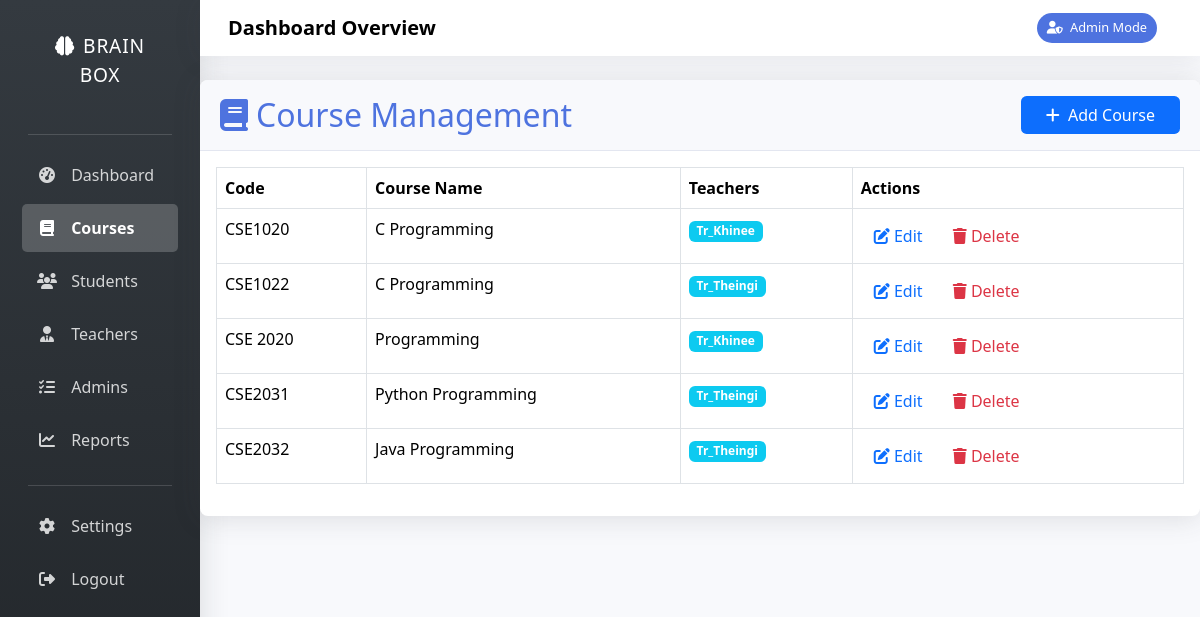
The app's page /dashboard/courses/ (signed in) with its own data.
### dashboard/models.py (models this page shows, shortened)
class Course(models.Model):
    name = models.CharField(max_length=200)
    code = models.CharField(max_length=20, unique=True)
    description = models.TextField(blank=True)
    teachers = models.ManyToManyField(Teacher)

class Teacher(models.Model):
    user = models.OneToOneField(settings.AUTH_USER_MODEL, on_delete=models.CASCADE)
    specialty = models.CharField(max_length=100)
    phone = models.CharField(max_length=15, blank=True)

### accounts/models.py (models this page shows)
class CustomUser(AbstractUser):
    ROLE_CHOICES = (
        ('admin', 'Admin'),
        ('teacher', 'Teacher'),
        ('student', 'Student'),
    )
    role = models.CharField(max_length=10, choices=ROLE_CHOICES)

### dashboard/views.py (the view)
# urls.py: path('courses/', views.course_list, name='course_list'),
@login_required
def course_list(request):
    courses = Course.objects.prefetch_related('teachers__user').all()
    return render(request, 'dashboard/course_list.html', {'courses': courses})

### dashboard/templates/dashboard/course_list.html
{% extends 'dashboard/base.html' %}
{% load static %}
{% block content %}
<div class="card shadow">
    <div class="card-header py-3 d-flex justify-content-between align-items-center">
        <h2 class="m-0 font-weight-bold text-primary">
            <i class="fas fa-book me-2"></i>Course Management
        </h2>
        <a href="{% url 'dashboard:course_create' %}" class="btn btn-primary px-4">
            <i class="fas fa-plus me-1"></i> Add Course
        </a>
    </div>
    <div class="card-body">
        <div class="table-responsive">
            <table class="table table-bordered table-hover">
                <thead class="bg-light">
                    <tr>
                        <th>Code</th>
                        <th>Course Name</th>
                        <th>Teachers</th>
                        <th>Actions</th>
                    </tr>
                </thead>
                <tbody>
                    {% for course in courses %}
                    <tr>
                        <td>{{ course.code }}</td>
                        <td>{{ course.name }}</td>
                        <td>
                            {% if course.teachers.all %}
                                {% for teacher in course.teachers.all %}
                                    <span class="badge bg-info me-1">
                                        {{ teacher.user.get_full_name|default:teacher.user.username }}
                                    </span>
                                {% endfor %}
                            {% else %}
                                <span class="text-muted">No teachers assigned</span>
                            {% endif %}
                        </td>
                        <td>
                            <a href="{% url 'dashboard:edit_course' course.id %}" class="btn btn-sm btn-outline-primary">
                                <i class="fas fa-edit"></i> Edit
                            </a>
                            <a href="{% url 'dashboard:delete_course' course.id %}" class="btn btn-sm btn-outline-danger">
                                <i class="fas fa-trash"></i> Delete
                            </a>
                        </td>
                    </tr>
                    {% empty %}
                    <tr>
                        <td colspan="4" class="text-center text-muted py-4">
                            No courses found
                        </td>
                    </tr>
                    {% endfor %}
                </tbody>
            </table>
        </div>
    </div>
</div>
{% endblock %}

### teacher_portal/static/teacher_portal/css/styles.css (style rules this page uses)
:root { --primary: #4e73df; --primary-light: #e6e9f9; --secondary: #1cc88a; --danger: #e74a3b; --warning: #f6c23e; --info: #36b9cc; --light: #f8f9fc; --dark: #5a5c69; --gray: #858796; --gray-dark: #5a5c69; --breakpoint-xs: 0; --breakpoint-sm: 576px; --breakpoint-md: 768px; --breakpoint-lg: 992px; --breakpoint-xl: 1200px; }
*, *::before, *::after { box-sizing: border-box; }
html { font-family: 'Nunito', -apple-system, BlinkMacSystemFont, 'Segoe UI', Roboto, 'Helvetica Neue', Arial, sans-serif; line-height: 1.15; -webkit-text-size-adjust: 100%; -webkit-tap-highlight-color: rgba(0, 0, 0, 0); }
body { margin: 0; font-family: 'Nunito', -apple-system, BlinkMacSystemFont, 'Segoe UI', Roboto, 'Helvetica Neue', Arial, sans-serif; font-size: 1rem; font-weight: 400; line-height: 1.5; color: var(--dark); text-align: left; background-color: var(--light); }
h1, h2, h3, h4, h5, h6 { margin-top: 0; margin-bottom: 0.5rem; }
a { color: var(--primary); text-decoration: none; background-color: transparent; }
.btn { display: inline-block; font-weight: 400; text-align: center; white-space: nowrap; vertical-align: middle; user-select: none; border: 1px solid transparent; padding: 0.375rem 0.75rem; font-size: 1rem; line-height: 1.5; border-radius: 0.35rem; transition: all 0.15s ease-in-out; }
.shadow { box-shadow: 0 0.15rem 1.75rem 0 rgba(58, 59, 69, 0.15) !important; }

### dashboard/templates/dashboard/base.html (style rules this page uses)
:root { --primary-color: #4e73df; --secondary-color: #1cc88a; --accent-color: #f6c23e; --danger-color: #e74a3b; --dark-color: #5a5c69; --light-color: #f8f9fc; }
body { background-color: var(--light-color); font-family: 'Segoe UI', Tahoma, Geneva, Verdana, sans-serif; }
.card { border: none; border-radius: 0.5rem; box-shadow: 0 0.15rem 1.75rem 0 rgba(58, 59, 69, 0.1); transition: 0.3s; margin-bottom: 1.5rem; }
.card-header { background-color: #f8f9fc; border-bottom: 1px solid #e3e6f0; padding: 1rem 1.25rem; border-radius: 0.5rem 0.5rem 0 0 !important; }
.text-primary { color: var(--primary-color) !important; }

### records on screen
Course: code "CSE1020", name "C Programming"
Teacher: user.get_full_name "Tr_Khinee"
Course: code "CSE1022", name "C Programming"
Teacher: user.get_full_name "Tr_Theingi"
Course: code "CSE 2020", name "Programming"
Course: code "CSE2031", name "Python Programming"
Course: code "CSE2032", name "Java Programming"
